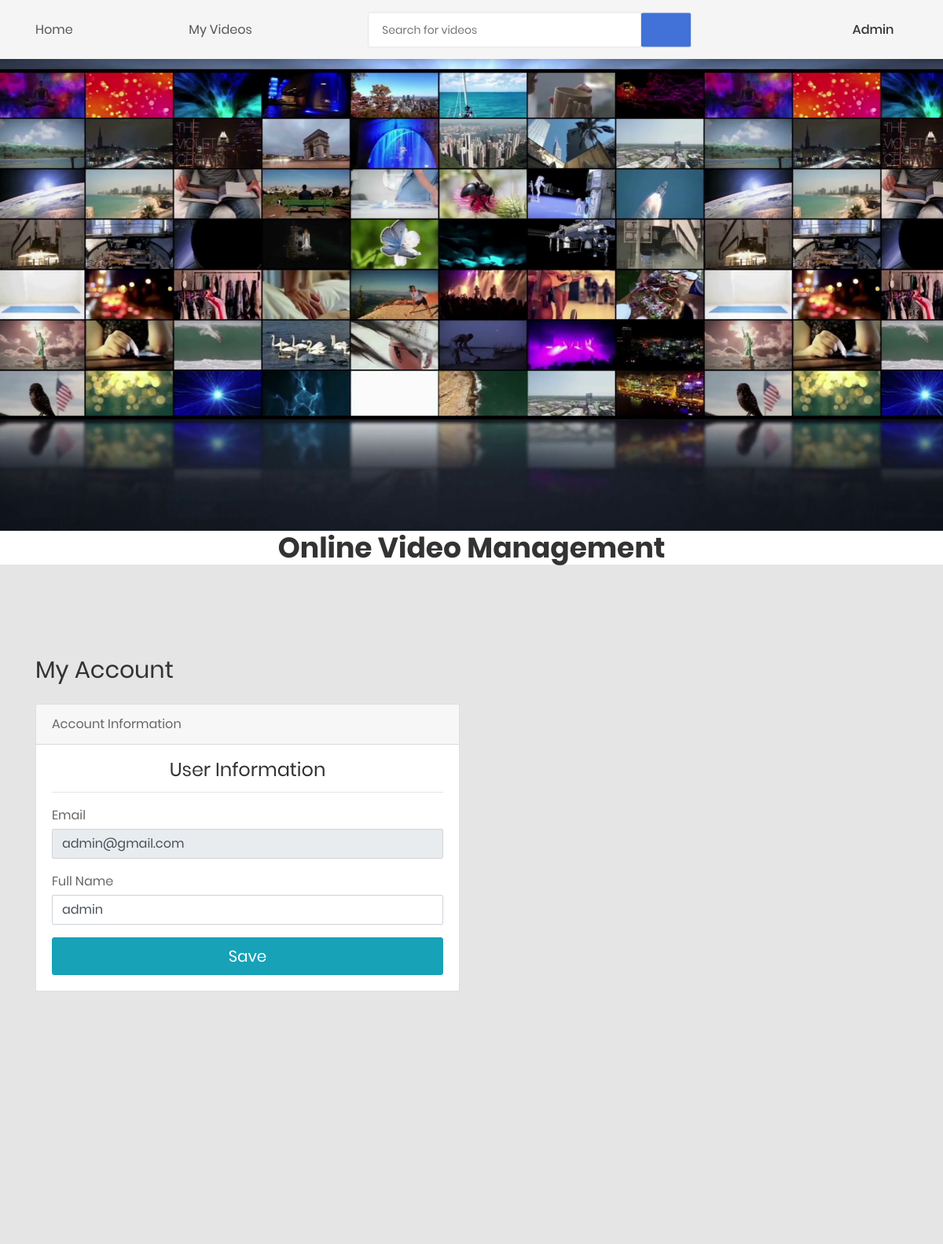
The page /account/ (signed in) on the database its author committed.
### app/models.py (models this page shows, shortened)
class UserModel(AbstractBaseUser):
    user_id = models.AutoField(primary_key=True)
    email = models.EmailField(
        verbose_name='email address',
        max_length=255,
        unique=True,
    )
    full_name = models.CharField(max_length=100)
    is_active = models.BooleanField(default=True)
    is_admin = models.BooleanField(default=False)
    date_joined = models.DateTimeField(default=timezone.now)
    last_login = models.DateTimeField(blank=True, null=True)
    objects = UserAccountManager()
    USERNAME_FIELD = 'email'
    REQUIRED_FIELDS = ['full_name']

### app/views.py (the view)
# urls.py: path('account/', views.MyAccount.as_view(), name='account'),
class MyAccount(LoginRequiredMixin, UpdateView):
    template_name = 'account.html'
    model = UserModel
    fields = ('full_name', 'email')
    success_url = reverse_lazy('account')
    def get_object(self, **kwargs):
        return get_object_or_404(UserModel, pk=self.request.user.user_id)

### templates/account.html (shortened to what this page needs)
{% extends 'base.html' %}
{% load static %}
{% load widget_tweaks %}
{% block content %}
    <div class="page-wrapper">
        <div class="page-container">
            <header class="header-desktop">
                <div class="section__content section__content--p30">
                    <div class="container-fluid">
                        <div class="header-wrap">
                            <a href="{% url 'home' %}" class="header-desktop-link">Home</a>
                            <a href="{% url 'my_videos' %}" class="header-desktop-link">My Videos</a>
                            <form class="form-header" action="" method="POST">
                                <input class="au-input au-input--xl" type="text" name="search" placeholder="Search for videos" />
                                <button class="au-btn--submit" type="submit">
                                    <i class="zmdi zmdi-search"></i>
                                </button>
                            </form>
                            <div class="header-button">
                                <div class="account-wrap">
                                    <div class="account-item clearfix js-item-menu">
                                        <div class="content">
                                            <a class="js-acc-btn" href="#">{{ user.full_name }}</a>
                                        </div>
                                    </div>
                                </div>
                            </div>
                        </div>
                    </div>
                </div>
            </header>
            <div class="main-content">
                <div class="section__content section__content--p30">
                    <div class="container-fluid">
                        <div class="row">
                            <div class="col-md-12">
                                <div class="overview-wrap">
                                    <h2 class="title-1">My Account</h2>
                                </div>
                            </div>
                        </div>
                        <div class="row m-t-25">
                            <div class="col-lg-6">
                                <div class="card">
                                    <div class="card-header">Account Information</div>
                                    <div class="card-body">
                                        <div class="card-title">
                                            <h3 class="text-center title-2">User Information</h3>
                                        </div>
                                        <hr>
                                        <form method="post">
                                            <div class="form-group">
                                                <label class="control-label mb-1">Email</label>
                                                {{ form.email|add_class:"form-control"|attr:"readonly" }}
                                            </div>
                                            <div class="form-group has-success">
                                                <label class="control-label mb-1">Full Name</label>
                                                {{ form.full_name|add_class:"form-control" }}
                                            </div>
                                            <div>
                                                <button type="submit" class="btn btn-lg btn-info btn-block">
                                                    <span id="payment-button-amount">Save</span>
                                                </button>
                                            </div>
                                        </form>
                                    </div>
                                </div>
                            </div>
                        </div>
                    </div>
                </div>
            </div>
        </div>
    </div>
{% endblock %}

### rows shown on the page
UserModel: full_name "Admin", email "admin@gmail.com", full_name "admin"
